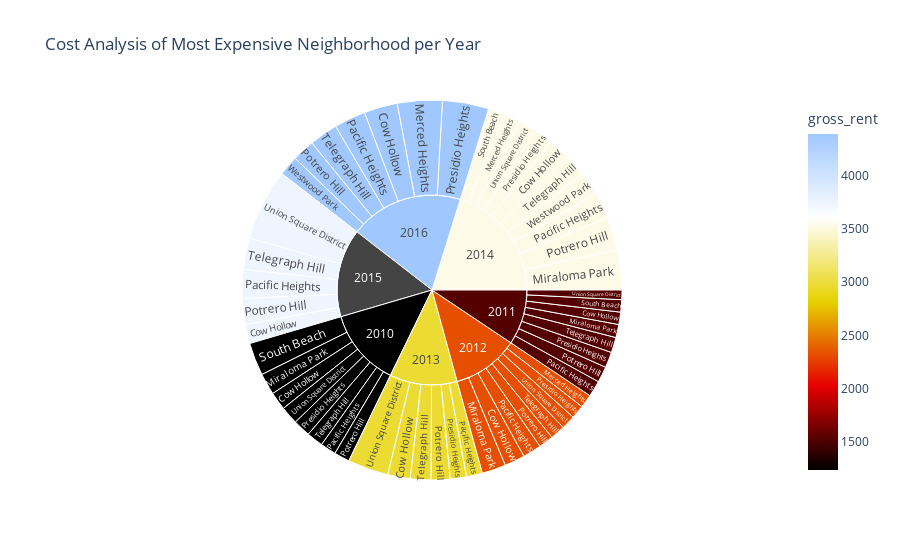

The cell this chart's notebook holds for it:
### Markdown cell above
### Create a sunburst chart to conduct a costs analysis of most expensive neighborhoods in San Francisco per year

### Code cell
# Sunburst Plot
fig = px.sunburst(
    df_expensive_neighborhoods_per_year,
    path=["year", "neighborhood"],
    values='sale_price_sqr_foot',
    color='gross_rent',
    color_continuous_scale='blackbody',
    title="Cost Analysis of Most Expensive Neighborhood per Year",
    height=700)

fig.show()

### Figure 1 — Plotly figure (JSON) as saved in the notebook; plotly's stock layout.template omitted (floating-point values rounded to 4 significant figures)
{"data": [{"branchvalues": "total", "customdata": [[1239], [1530.0], [2324], [2971], [3528.0], [3739.0], [4390], [2324], [3528], [4390], [1239], [1530], [2324], [3528.0], [1239], [1530], [2324], [2971], [3528], [3739], [4390], [1239], [1530], [2324], [2971], [3528], [3739], [4390], [1239], [1530], [2324], [2971], [3528], [null], [4390], [1239], [1530.0], [3528], [1239], [1530], [2324], [2971], [3528.0], [3739], [4390], [1239], [1530], [2324], [2971], [3528], [3739.0], [3528.0], [4390], [1239.0], [1530], [2324.0], [2971], [3528], [null], [4390]], "domain": {"x": [0, 1], "y": [0, 1]}, "hovertemplate": "labels=%{label}<br>sale_price_sqr_foot=%{value}<br>parent=%{parent}<br>id=%{id}<br>gross_rent=%{color}<extra></extra>", "ids": ["2010/Cow Hollow", "2011/Cow Hollow", "2012/Cow Hollow", "2013/Cow Hollow", "2014/Cow Hollow", "2015/Cow Hollow", "2016/Cow Hollow", "2012/Merced Heights", "2014/Merced Heights", "2016/Merced Heights", "2010/Miraloma Park", "2011/Miraloma Park", "2012/Miraloma Park", "2014/Miraloma Park", "2010/Pacific Heights", "2011/Pacific Heights", "2012/Pacific Heights", "2013/Pacific Heights", "2014/Pacific Heights", "2015/Pacific Heights", "2016/Pacific Heights", "2010/Potrero Hill", "2011/Potrero Hill", "2012/Potrero Hill", "2013/Potrero Hill", "2014/Potrero Hill", "2015/Potrero Hill", "2016/Potrero Hill", "2010/Presidio Heights", "2011/Presidio Heights", "2012/Presidio Heights", "2013/Presidio Heights", "2014/Presidio Heights", "2015/Presidio Heights", "2016/Presidio Heights", "2010/South Beach", "2011/South Beach", "2014/South Beach", "2010/Telegraph Hill", "2011/Telegraph Hill", "2012/Telegraph Hill", "2013/Telegraph Hill", "2014/Telegraph Hill", "2015/Telegraph Hill", "2016/Telegraph Hill", "2010/Union Square District", "2011/Union Square District", "2012/Union Square District", "2013/Union Square District", "2014/Union Square District", "2015/Union Square District", "2014/Westwood Park", "2016/Westwood Park", "2010", "2011", "2012", "2013", "2014", "2015", "2016"], "labels": ["Cow Hollow", "Cow Hollow", "Cow Hollow", "Cow Hollow", "Cow Hollow", "Cow Hollow", "Cow Hollow", "Merced Heights", "Merced Heights", "Merced Heights", "Miraloma Park", "Miraloma Park", "Miraloma Park", "Miraloma Park", "Pacific Heights", "Pacific Heights", "Pacific Heights", "Pacific Heights", "Pacific Heights", "Pacific Heights", "Pacific Heights", "Potrero Hill", "Potrero Hill", "Potrero Hill", "Potrero Hill", "Potrero Hill", "Potrero Hill", "Potrero Hill", "Presidio Heights", "Presidio Heights", "Presidio Heights", "Presidio Heights", "Presidio Heights", "Presidio Heights", "Presidio Heights", "South Beach", "South Beach", "South Beach", "Telegraph Hill", "Telegraph Hill", "Telegraph Hill", "Telegraph Hill", "Telegraph Hill", "Telegraph Hill", "Telegraph Hill", "Union Square District", "Union Square District", "Union Square District", "Union Square District", "Union Square District", "Union Square District", "Westwood Park", "Westwood Park", "2010", "2011", "2012", "2013", "2014", "2015", "2016"], "marker": {"coloraxis": "coloraxis", "colors": [1239, 1530.0, 2324, 2971, 3528.0, 3739.0, 4390, 2324, 3528, 4390, 1239, 1530, 2324, 3528.0, 1239, 1530, 2324, 2971, 3528, 3739, 4390, 1239, 1530, 2324, 2971, 3528, 3739, 4390, 1239, 1530, 2324, 2971, 3528, null, 4390, 1239, 1530.0, 3528, 1239, 1530, 2324, 2971, 3528.0, 3739, 4390, 1239, 1530, 2324, 2971, 3528, 3739.0, 3528.0, 4390, 1239.0, 1530, 2324.0, 2971, 3528, null, 4390]}, "name": "", "parents": ["2010", "2011", "2012", "2013", "2014", "2015", "2016", "2012", "2014", "2016", "2010", "2011", "2012", "2014", "2010", "2011", "2012", "2013", "2014", "2015", "2016", "2010", "2011", "2012", "2013", "2014", "2015", "2016", "2010", "2011", "2012", "2013", "2014", "2015", "2016", "2010", "2011", "2014", "2010", "2011", "2012", "2013", "2014", "2015", "2016", "2010", "2011", "2012", "2013", "2014", "2015", "2014", "2016", "", "", "", "", "", "", ""], "type": "sunburst", "values": [569.4, 390.6, 644.8, 707.4, 691.9, 598.6, 1059.0, 421.1, 528.7, 1417.0, 680.6, 414.7, 756.2, 1268.0, 496.5, 509.0, 586.2, 503.9, 824.7, 910.2, 996.4, 491.5, 503.1, 466.6, 598.7, 1045.0, 821.3, 707.7, 549.4, 493.8, 426.6, 512.8, 603.5, 0, 1466.0, 1037.0, 388.6, 524.6, 524.8, 483.4, 465.8, 653.3, 708.2, 997.0, 903.0, 569.2, 302.1, 445.2, 1290.0, 558.3, 2259.0, 743.0, 631.2, 4918.0, 3485.0, 4213.0, 4267.0, 7496.0, 5586.0, 7180.0]}], "layout": {"autosize": true, "coloraxis": {"colorbar": {"title": {"text": "gross_rent"}}, "colorscale": [[0, "rgb(0, 0, 0)"], [0.25, "rgb(230,0,0)"], [0.5, "rgb(230,210,0)"], [0.75, "rgb(255,255,255)"], [1, "rgb(160,200,255)"]]}, "legend": {"tracegroupgap": 0}, "title": {"text": "Cost Analysis of Most Expensive Neighborhood per Year"}}}
